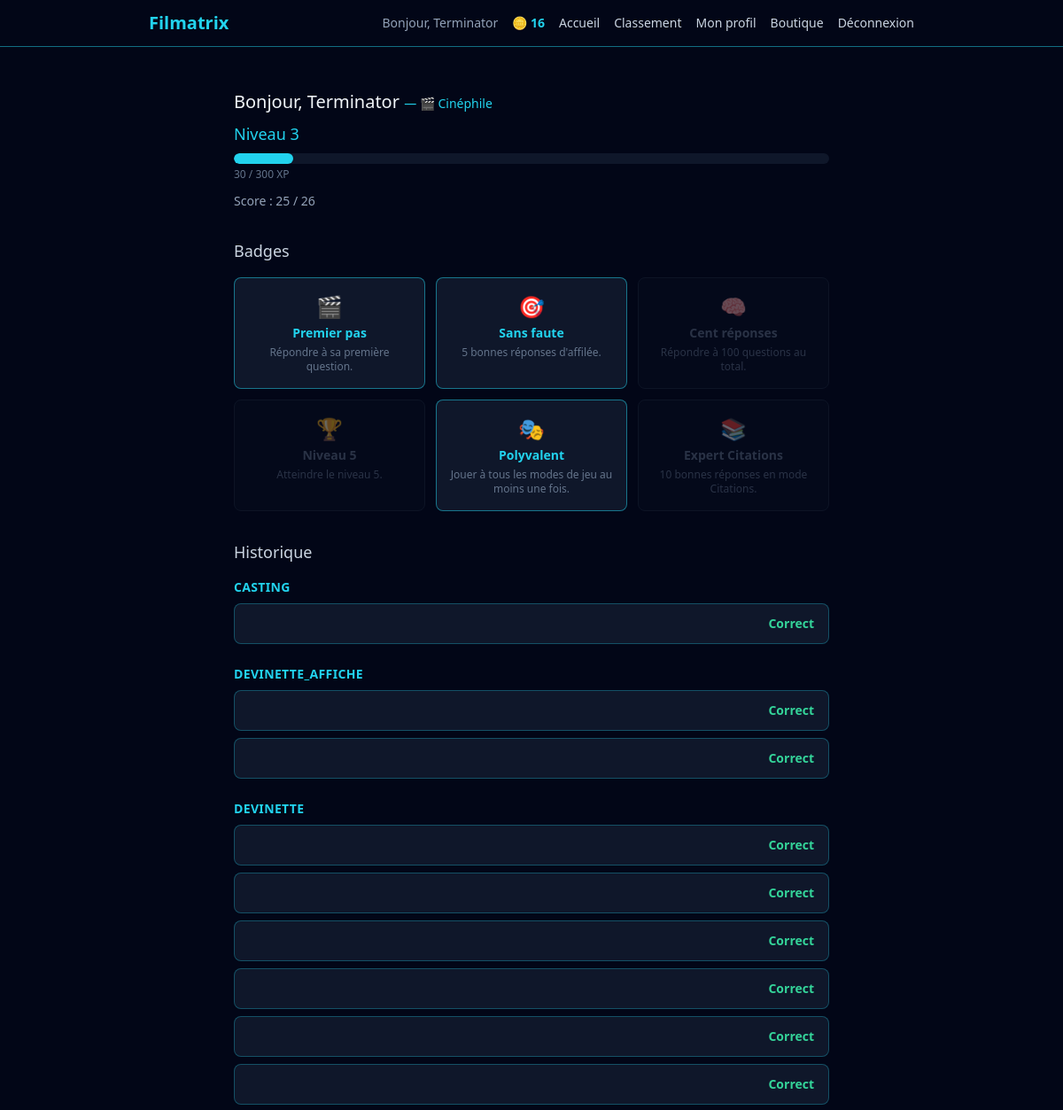
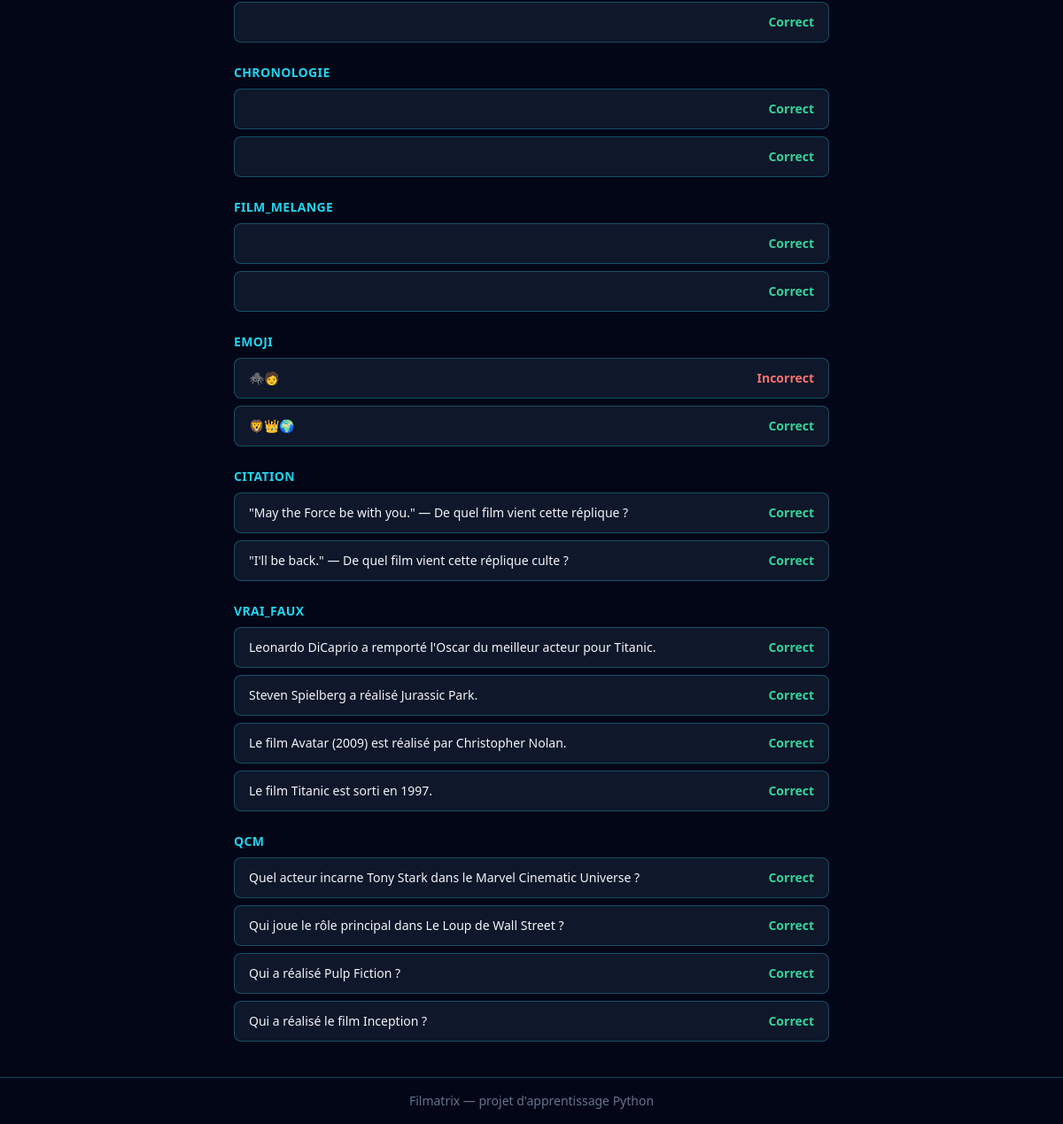
/profil (signed in), run on the app's committed database (2 pictures, top to bottom).
### src/models.py (models this page shows, shortened)
class User(db.Model, UserMixin):
    __tablename__ = "users"
    id = db.Column(db.Integer, primary_key=True)
    username = db.Column(db.String(50), unique=True, nullable=False)
    email = db.Column(db.String(120), unique=True, nullable=False)
    password_hash = db.Column(db.String(255), nullable=False)
    total_xp = db.Column(db.Integer, nullable=False, default=0)
    coins = db.Column(db.Integer, nullable=False, default=0)
    equipped_title = db.Column(db.String(50), nullable=True)

class Question(db.Model):
    __tablename__ = "questions"
    id = db.Column(db.Integer, primary_key=True)
    mode = db.Column(db.String(50), nullable=False)
    category = db.Column(db.String(50), nullable=False)
    difficulty = db.Column(db.String(20), nullable=False)
    prompt = db.Column(db.Text, nullable=False)
    payload = db.Column(db.JSON, nullable=False)
    correct_answer = db.Column(db.JSON, nullable=False)
    requires_account = db.Column(db.Boolean, nullable=False, default=False)

class Attempt(db.Model):
    __tablename__ = "attempts"
    id = db.Column(db.Integer, primary_key=True)
    user_id = db.Column(db.Integer, db.ForeignKey("users.id"), nullable=False)
    question_id = db.Column(db.Integer, db.ForeignKey("questions.id"), nullable=False)
    is_correct = db.Column(db.Boolean, nullable=False)
    answered_at = db.Column(db.DateTime, nullable=False, default=datetime.utcnow)
    question = db.relationship("Question")
    user = db.relationship("User", backref="attempts")

### app.py (the view)
    @app.route("/profil")
    @login_required
    def profile() -> str:
        attempts = (
            Attempt.query.filter_by(user_id=current_user.id)
            .order_by(Attempt.answered_at.desc())
            .all()
        )
        total_count = len(attempts)
        correct_count = sum(1 for attempt in attempts if attempt.is_correct)
        level_info = calculate_level(current_user.total_xp)
        attempts_by_mode = {}
        for attempt in attempts:
            mode = attempt.question.mode
            attempts_by_mode.setdefault(mode, []).append(attempt)
        earned_badge_codes = {badge.badge_code for badge in current_user.badges}
        all_badges = []
        for code, info in BADGES.items():
            all_badges.append(
                {
                    "code": code,
                    "name": info["name"],
                    "description": info["description"],
                    "icon": info["icon"],
                    "earned": code in earned_badge_codes,
                }
            )
        equipped_title_name= None
        if current_user.equipped_title:
            equipped_title_name = TITLES.get(current_user.equipped_title, {}).get("name")
        return render_template(
            "profil.html",
            attempts_by_mode=attempts_by_mode,
            total_count=total_count,
            correct_count=correct_count,
            level_info=level_info,
            all_badges=all_badges,
            equipped_title_name=equipped_title_name,
        )

### app.py (called while the page is built)
def calculate_level(total_xp: int) -> dict:
        level = 1
        xp_for_next_level = 100
        xp_already_spent = 0
        while total_xp - xp_already_spent >= xp_for_next_level:
            xp_already_spent += xp_for_next_level
            level += 1
            xp_for_next_level = 100 * level
        xp_in_current_level = total_xp - xp_already_spent
        return {
            "level": level,
            "xp_in_current_level": xp_in_current_level,
            "xp_for_next_level": xp_for_next_level,
            }

### templates/profil.html
{% extends "base.html" %}
{% block content %}
<div class="max-w-2xl mx-auto mt-8">
    <h2 class="text-xl mb-2">
        Bonjour, {{ current_user.username }}
        {% if equipped_title_name %}
            <span class="text-cyan-400 text-sm font-normal">— {{ equipped_title_name }}</span>
        {% endif %}
    </h2>
    <div class="mb-8">
        <p class="text-cyan-400 text-lg mb-2">
            Niveau {{ level_info.level }}
        </p>
        <div class="w-full bg-slate-900 rounded-full h-3 overflow-hidden mb-1">
            <div class="bg-cyan-400 h-3 rounded-full"
                 style="width: {{ (level_info.xp_in_current_level / level_info.xp_for_next_level * 100) | round(1) }}%"></div>
        </div>
        <p class="text-xs text-slate-500">{{ level_info.xp_in_current_level }} / {{ level_info.xp_for_next_level }} XP</p>
        <p class="text-slate-400 text-sm mt-3">
            Score : {{ correct_count }} / {{ total_count }}
        </p>
    </div>
    <h3 class="text-lg mb-4 text-slate-300">Badges</h3>
    <div class="grid grid-cols-2 sm:grid-cols-3 gap-3 mb-8">
        {% for badge in all_badges %}
        <div class="border rounded-lg px-3 py-4 text-center transition
                    {% if badge.earned %}
                        border-cyan-400/50 bg-slate-900
                    {% else %}
                        border-slate-800 bg-slate-900/50 opacity-40
                    {% endif %}">
            <p class="text-2xl mb-1">{{ badge.icon }}</p>
            <p class="text-sm font-bold {% if badge.earned %}text-cyan-400{% else %}text-slate-500{% endif %}">
                {{ badge.name }}
            </p>
            <p class="text-xs text-slate-500 mt-1">{{ badge.description }}</p>
        </div>
        {% endfor %}
    </div>
    <h3 class="text-lg mb-4 text-slate-300">Historique</h3>
    {% if attempts_by_mode %}
        {% for mode, mode_attempts in attempts_by_mode.items() %}
        <div class="mb-6">
            <h4 class="text-sm font-bold text-cyan-400 mb-2 uppercase tracking-wide">{{ mode }}</h4>
            <div class="flex flex-col gap-2">
                {% for attempt in mode_attempts %}
                <div class="flex items-center justify-between bg-slate-900 border border-cyan-400/30 rounded-lg px-4 py-3">
                    <span class="text-sm">{{ attempt.question.prompt }}</span>
                    {% if attempt.is_correct %}
                        <span class="text-emerald-400 text-sm font-bold">Correct</span>
                    {% else %}
                        <span class="text-red-400 text-sm font-bold">Incorrect</span>
                    {% endif %}
                </div>
                {% endfor %}
            </div>
        </div>
        {% endfor %}
    {% else %}
    <p class="text-slate-500">Aucune partie jouée pour le moment.</p>
    {% endif %}
</div>
{% endblock %}

### templates/base.html (shortened to what this page needs)
<!DOCTYPE html>
<html lang="fr">
<head>
    <link rel="stylesheet" href="{{ url_for('static', filename='css/output.css') }}">
</head>
<body class="bg-slate-950 text-slate-100 min-h-screen flex flex-col">
    <header class="border-b border-cyan-400/50">
    <nav class="max-w-4xl mx-auto px-4 py-3">
        <div class="flex items-center justify-between">
            <a href="{{ url_for('home') }}" class="text-xl font-bold text-cyan-400">
                Filmatrix
            </a>
            <div class="flex items-center gap-4">
                {% if current_user.is_authenticated %}
                    <span class="text-slate-400 text-sm">Bonjour, {{ current_user.username }}</span>
                    <span class="text-cyan-400 text-sm font-bold flex items-center gap-1">
                         🪙 {{ current_user.coins }}
                    </span>
                {% endif %}
                <div class="hidden md:flex items-center gap-4 text-sm">
                    <a href="{{ url_for('home') }}" class="text-slate-300 hover:text-cyan-400 transition">Accueil</a>
                    <a href="{{ url_for('leaderboard') }}" class="text-slate-300 hover:text-cyan-400 transition">Classement</a>
                    {% if current_user.is_authenticated %}
                        <a href="{{ url_for('profile') }}" class="text-slate-300 hover:text-cyan-400 transition">Mon profil</a>
                        <a href="{{ url_for('shop') }}" class="text-slate-300 hover:text-cyan-400 transition">Boutique</a>
                        <a href="{{ url_for('logout') }}" class="text-slate-300 hover:text-cyan-400 transition">Déconnexion</a>
                    {% else %}
                        <a href="{{ url_for('login') }}" class="text-slate-300 hover:text-cyan-400 transition">Connexion</a>
                        <a href="{{ url_for('register') }}" class="bg-cyan-400 hover:bg-cyan-300 text-slate-950 font-bold px-3 py-1.5 rounded-lg transition">Inscription</a>
                    {% endif %}
                </div>
            </div>
        </div>
    </nav>
</header>
    <main class="flex-1 p-4">
        {% block content %}{% endblock %}
    </main>
    <footer class="border-t border-cyan-400/30 text-center text-slate-500 text-sm py-4">
        Filmatrix — projet d'apprentissage Python
    </footer>
</body>
</html>

### data on the page
User: username "Terminator", coins "16"
Question: mode "CASTING"
Attempt: is_correct "Correct"
Question: mode "DEVINETTE_AFFICHE"
Attempt: is_correct "Correct"
Attempt: is_correct "Correct"
Question: mode "DEVINETTE"
Attempt: is_correct "Correct"
Attempt: is_correct "Correct"
Attempt: is_correct "Correct"
Attempt: is_correct "Correct"
Attempt: is_correct "Correct"
Attempt: is_correct "Correct"
Attempt: is_correct "Correct"
Question: mode "CHRONOLOGIE"
Attempt: is_correct "Correct"
Attempt: is_correct "Correct"
Question: mode "FILM_MELANGE"
Attempt: is_correct "Correct"
Attempt: is_correct "Correct"
Question: mode "EMOJI"
Attempt: question.prompt "🕷️🧑", is_correct "Incorrect"
Attempt: question.prompt "🦁👑🌍", is_correct "Correct"
Question: mode "CITATION"
Attempt: question.prompt "\"May the Force be with you.\" — De quel film vient cette réplique ?", is_correct "Correct"
Attempt: question.prompt "\"I'll be back.\" — De quel film vient cette réplique culte ?", is_correct "Correct"
Question: mode "VRAI_FAUX"
Attempt: question.prompt "Leonardo DiCaprio a remporté l'Oscar du meilleur acteur pour Titanic.", is_correct "Correct"
Attempt: question.prompt "Steven Spielberg a réalisé Jurassic Park.", is_correct "Correct"
Attempt: question.prompt "Le film Avatar (2009) est réalisé par Christopher Nolan.", is_correct "Correct"
Attempt: question.prompt "Le film Titanic est sorti en 1997.", is_correct "Correct"
Question: mode "QCM"
Attempt: question.prompt "Quel acteur incarne Tony Stark dans le Marvel Cinematic Universe ?", is_correct "Correct"
Attempt: question.prompt "Qui joue le rôle principal dans Le Loup de Wall Street ?", is_correct "Correct"
Attempt: question.prompt "Qui a réalisé Pulp Fiction ?", is_correct "Correct"
Attempt: question.prompt "Qui a réalisé le film Inception ?", is_correct "Correct"

### other printed values
{{ equipped_title_name }} "🎬 Cinéphile"
{{ level_info.level }} "3"
{{ level_info.xp_in_current_level }} "30"
{{ level_info.xp_for_next_level }} "300"
{{ correct_count }} "25"
{{ total_count }} "26"
{{ badge.icon }} "🎬" "🎯" "🧠" "🏆" "🎭" "📚"
{{ badge.name }} "Premier pas" "Sans faute" "Cent réponses" "Niveau 5" "Polyvalent" "Expert Citations"
{{ badge.description }} "Répondre à sa première question." "5 bonnes réponses d'affilée." "Répondre à 100 questions au total." "Atteindre le niveau 5." "Jouer à tous les modes de jeu au moins une fois." "10 bonnes réponses en mode Citations."
